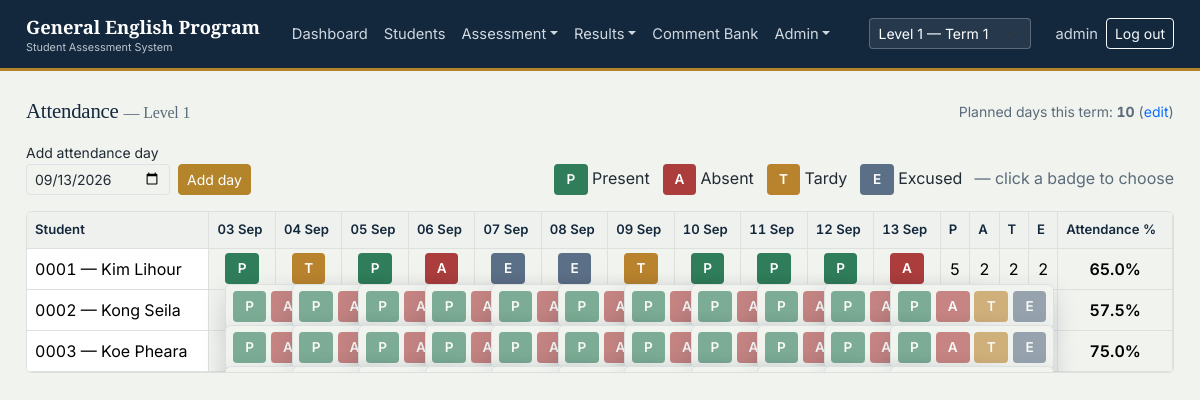
Page /attendance/ (signed in) on the committed database.
### gep/models.py (models this page shows, shortened)
class ClassGroup(models.Model):
    name = models.CharField(max_length=100)  # "Level 1"
    room = models.CharField(max_length=50, blank=True)
    term = models.ForeignKey(Term, related_name='classes', on_delete=models.CASCADE)
    book = models.CharField(max_length=150, blank=True)
    subject = models.CharField(max_length=100, default='GEP')
    total_class_days = models.PositiveIntegerField(default=20)
    class Meta:
        ordering = ['term', 'name']

class Enrollment(models.Model):
    STATUS_CHOICES = [('Active', 'Active'), ('Inactive', 'Inactive')]
    student = models.ForeignKey(StudentProfile, related_name='enrollments', on_delete=models.CASCADE)
    class_group = models.ForeignKey(ClassGroup, related_name='enrollments', on_delete=models.CASCADE)
    course = models.CharField(max_length=50, default='GEP')
    status = models.CharField(max_length=10, choices=STATUS_CHOICES, default='Active')
    class Meta:
        unique_together = ('student', 'class_group')
        ordering = ['class_group', 'student__student_code']

class StudentProfile(models.Model):
    GENDER_CHOICES = [('M', 'Male'), ('F', 'Female')]
    student_code = models.CharField(max_length=10, unique=True, editable=False, blank=True)
    khmer_name = models.CharField(max_length=150, blank=True)
    english_name = models.CharField(max_length=150)
    gender = models.CharField(max_length=1, choices=GENDER_CHOICES)
    date_of_birth = models.DateField(null=True, blank=True)
    phone = models.CharField(max_length=30, blank=True)
    email = models.EmailField(blank=True)
    class Meta:
        ordering = ['student_code']

class AttendanceRecord(models.Model):
    PRESENT = 'Present'
    ABSENT = 'Absent'
    TARDY = 'Tardy'
    EXCUSED = 'Excused'
    STATUS_CHOICES = [
        (PRESENT, 'Present'),
        (ABSENT, 'Absent'),
        (TARDY, 'Tardy'),
        (EXCUSED, 'Excused'),
    ]
    enrollment = models.ForeignKey(Enrollment, related_name='attendance_records', on_delete=models.CASCADE)
    date = models.DateField()
    status = models.CharField(max_length=10, choices=STATUS_CHOICES, default=PRESENT)
    class Meta:
        unique_together = ('enrollment', 'date')
        ordering = ['date']

### gep/views.py (the view)
# urls.py: path('attendance/', views.attendance, name='attendance'),
@class_scoped
def attendance(request):
    cls = request.current_class
    dates, rows = [], []
    if cls:
        dates = list(
            AttendanceRecord.objects.filter(enrollment__class_group=cls)
            .values_list('date', flat=True).distinct().order_by('date')
        )
        enrollments = Enrollment.objects.filter(class_group=cls, status='Active').select_related('student')
        records = {
            (r.enrollment_id, r.date): r
            for r in AttendanceRecord.objects.filter(enrollment__class_group=cls)
        }
        for e in enrollments:
            counts = {'Present': 0, 'Absent': 0, 'Tardy': 0, 'Excused': 0}
            cells = []
            for d in dates:
                rec = records.get((e.id, d))
                if rec:
                    counts[rec.status] += 1
                cells.append({'date': d, 'record': rec, 'enrollment': e})
            penalty = counts['Absent'] * Decimal('1.0') + counts['Excused'] * Decimal('0.5') + counts['Tardy'] * Decimal('0.25')
            total_days = cls.total_class_days or 1
            pct = max(Decimal('0'), (Decimal(total_days) - penalty) / Decimal(total_days) * 100)
            rows.append({'enrollment': e, 'cells': cells, 'counts': counts, 'pct': round(pct, 1)})
    context = {
        'current_class': cls,
        'allowed_classes': request.allowed_classes,
        'dates': dates,
        'rows': rows,
        'today': date.today().isoformat(),
        'base_template': base_template(request),
    }
    return render(request, 'gep/attendance.html', context)

### gep/mixins.py (called while the page is built)
def get_allowed_classes(user):
    if user.is_superuser:
        return ClassGroup.objects.all()
    teacher = getattr(user, 'teacher', None)
    if not teacher:
        return ClassGroup.objects.none()
    return teacher.classes.all()

def resolve_current_class(request):
    allowed = get_allowed_classes(request.user)
    class_id = request.GET.get('class_id') or request.session.get('current_class_id')
    cls = None
    if class_id:
        cls = allowed.filter(pk=class_id).first()
        if not cls and not request.user.is_superuser:
            raise PermissionDenied("You are not assigned to this class.")
    if not cls:
        cls = allowed.first()
    if cls:
        request.session['current_class_id'] = cls.pk
    return cls, allowed

def class_scoped(view_func):
    @wraps(view_func)
    @login_required
    def wrapper(request, *args, **kwargs):
        request.current_class, request.allowed_classes = resolve_current_class(request)
        return view_func(request, *args, **kwargs)
    return wrapper

### gep/views.py (called while the page is built)
def base_template(request):
    return 'gep/_partial_base.html' if getattr(request, 'htmx', False) else 'gep/base.html'

### gep/templates/gep/attendance.html (shortened to what this page needs)
{% extends base_template %}
{% block content %}
<div class="d-flex justify-content-between align-items-center mb-3 flex-wrap gap-2">
  <h2 class="font-serif mb-0" style="font-size:1.3rem;">
    Attendance {% if current_class %}<span class="text-slate fs-6">— {{ current_class.name }}</span>{% endif %}
  </h2>
  {% if current_class %}
  <span class="text-slate small">
    Planned days this term: <strong>{{ current_class.total_class_days }}</strong>
    {% if user.is_superuser %}(<a href="{% url 'classgroup-update' current_class.pk %}">edit</a>){% endif %}
  </span>
  {% endif %}
</div>
{% if not current_class %}
<div class="sheet">No class available yet.</div>
{% else %}
<form method="post" action="{% url 'attendance-add-date' %}?class_id={{ current_class.pk }}" class="row g-2 align-items-end mb-3">
  <div class="col-auto">
    <label class="form-label small mb-0">Add attendance day</label>
    <input type="date" name="date" class="form-control form-control-sm" value="{{ today }}">
  </div>
  <div class="col-auto">
    <button type="submit" class="btn btn-accent btn-sm">Add day</button>
  </div>
  <div class="col-auto ms-auto">
    <span class="att-badge att-present">P</span> Present &nbsp;
    <span class="att-badge att-absent">A</span> Absent &nbsp;
    <span class="att-badge att-tardy">T</span> Tardy &nbsp;
    <span class="att-badge att-excused">E</span> Excused
    <span class="text-slate ms-2">— click a badge to choose</span>
  </div>
</form>
<div class="grid-wrap">
<table class="table gradebook mb-0">
  <thead>
    <tr>
      <th class="name-col">Student</th>
      {% for d in dates %}<th>{{ d|date:"d M" }}</th>{% endfor %}
      <th>P</th><th>A</th><th>T</th><th>E</th><th>Attendance %</th>
    </tr>
  </thead>
  <tbody>
    {% for row in rows %}
    <tr>
      <td class="name-col">{{ row.enrollment.student.student_code }} — {{ row.enrollment.student.english_name }}</td>
      {% for cell in row.cells %}
        {% include 'gep/_attendance_cell.html' with enrollment=cell.enrollment date=cell.date record=cell.record %}
      {% endfor %}
      <td class="text-center">{{ row.counts.Present }}</td>
      <td class="text-center">{{ row.counts.Absent }}</td>
      <td class="text-center">{{ row.counts.Tardy }}</td>
      <td class="text-center">{{ row.counts.Excused }}</td>
      <td class="text-center fw-semibold">{{ row.pct }}%</td>
    </tr>
    {% empty %}
    <tr><td class="text-slate">No active students in this class yet.</td></tr>
    {% endfor %}
  </tbody>
</table>
</div>
{% endif %}
{% endblock %}

### gep/templates/gep/base.html (shortened to what this page needs)
{% load static %}<!DOCTYPE html>
<html lang="en">
<head>
<link rel="stylesheet" href="https://cdn.jsdelivr.net/npm/bootstrap@5.3.3/dist/css/bootstrap.min.css">
<link rel="stylesheet" href="https://cdn.jsdelivr.net/npm/bootstrap-icons@1.11.3/font/bootstrap-icons.css">
<link rel="stylesheet" href="{% static 'gep/css/custom.css' %}">
</head>
<body>
{% if user.is_authenticated %}
<nav class="navbar navbar-expand-lg gep-navbar" aria-label="Main navigation">
  <div class="gep-shell d-flex align-items-center w-100 py-0">
    <a class="navbar-brand me-4" href="{% url 'dashboard' %}">
      General English Program
      <small>Student Assessment System</small>
    </a>
    <div class="collapse navbar-collapse" id="navMain">
      <ul class="navbar-nav me-auto">
        <li class="nav-item"><a class="nav-link {% if request.resolver_match.url_name == 'dashboard' %}active{% endif %}" href="{% url 'dashboard' %}">Dashboard</a></li>
        <li class="nav-item"><a class="nav-link {% if request.resolver_match.url_name == 'students' %}active{% endif %}" href="{% url 'students' %}">Students</a></li>
        <li class="nav-item dropdown">
          <a class="nav-link dropdown-toggle" href="#" data-bs-toggle="dropdown">Assessment</a>
        </li>
        <li class="nav-item dropdown">
          <a class="nav-link dropdown-toggle" href="#" data-bs-toggle="dropdown">Results</a>
        </li>
        <li class="nav-item"><a class="nav-link" href="{% url 'comment-bank' %}">Comment Bank</a></li>
        {% if user.is_superuser %}
        <li class="nav-item dropdown">
          <a class="nav-link dropdown-toggle" href="#" data-bs-toggle="dropdown">Admin</a>
        </li>
        {% endif %}
      </ul>
      <ul class="navbar-nav align-items-lg-center">
        {% if allowed_classes and allowed_classes.count > 1 %}
        <li class="nav-item me-lg-3 my-2 my-lg-0 class-switcher">
          {% include 'gep/_class_switcher.html' %}
        </li>
        {% endif %}
        <li class="nav-item"><span class="nav-link disabled">{{ user.get_username }}</span></li>
        <li class="nav-item">
          <form method="post" action="{% url 'logout' %}">{% csrf_token %}
            <button type="submit" class="btn btn-sm btn-outline-light">Log out</button>
          </form>
        </li>
      </ul>
    </div>
  </div>
</nav>
{% endif %}
<div class="gep-shell">
  <div id="page-content">
    {% block content %}{% endblock %}
  </div>
</div>
</body>
</html>

### gep/templates/gep/_attendance_cell.html
<td class="text-center p-1">
  <div class="dropdown att-dropdown">
    <button type="button"
            class="att-badge att-{{ record.status|lower }}"
            data-bs-toggle="dropdown" aria-expanded="false"
            title="{{ record.status }} — click to change">{{ record.status|slice:":1" }}</button>
    <ul class="dropdown-menu att-picker">
      <li>
        <button type="button" class="att-badge att-present att-picker-btn" title="Present"
                hx-post="{% url 'attendance-set' enrollment.id date|date:'Y-m-d' 'Present' %}"
                hx-target="closest td" hx-swap="outerHTML">P</button>
      </li>
      <li>
        <button type="button" class="att-badge att-absent att-picker-btn" title="Absent"
                hx-post="{% url 'attendance-set' enrollment.id date|date:'Y-m-d' 'Absent' %}"
                hx-target="closest td" hx-swap="outerHTML">A</button>
      </li>
      <li>
        <button type="button" class="att-badge att-tardy att-picker-btn" title="Tardy"
                hx-post="{% url 'attendance-set' enrollment.id date|date:'Y-m-d' 'Tardy' %}"
                hx-target="closest td" hx-swap="outerHTML">T</button>
      </li>
      <li>
        <button type="button" class="att-badge att-excused att-picker-btn" title="Excused"
                hx-post="{% url 'attendance-set' enrollment.id date|date:'Y-m-d' 'Excused' %}"
                hx-target="closest td" hx-swap="outerHTML">E</button>
      </li>
    </ul>
  </div>
</td>

### gep/static/gep/css/custom.css (style rules this page uses)
:root { --ink: #14283d; --ink-soft: #1f3b57; --steel: #3d5a73; --brass: #b3842a; --brass-deep: #8f6a20; --paper: #f1f3ef; --surface: #ffffff; --slate: #5b6b7a; --line: #dce1e0; --good: #2f7d5a; --good-bg: #e7f2ec; --warn: #b9832e; --warn-bg: #faf1e2; --bad: #ab3d3d; --bad-bg: #f7e9e9; --excused: #5b6f86; --excused-bg: #eaeef2; --bs-primary: var(--ink); --bs-primary-rgb: 20, 40, 61; --bs-link-color: var(--ink-soft); --bs-link-hover-color: var(--brass-deep); --bs-body-bg: var(--paper); --bs-body-color: #212b33; --bs-border-radius: 0.35rem; --bs-border-radius-sm: 0.25rem; --bs-border-radius-lg: 0.45rem; --bs-font-sans-serif: 'Inter', 'Noto Sans Khmer', -apple-system, sans-serif; }
body { font-family: var(--bs-font-sans-serif); background-color: var(--paper); font-variant-numeric: tabular-nums; }
h1, h2, h3, h4, .font-serif { font-family: 'Source Serif 4', Georgia, serif; color: var(--ink); letter-spacing: -0.01em; }
a { text-decoration: none; }
.gep-navbar { background: var(--ink); border-bottom: 3px solid var(--brass); }
.gep-navbar .navbar-brand { font-family: 'Source Serif 4', Georgia, serif; font-weight: 600; font-size: 1.15rem; color: #fff; }
.gep-navbar .navbar-brand small { display: block; font-family: var(--bs-font-sans-serif); font-size: 0.68rem; color: #b9c3cd; font-weight: 400; margin-top: -2px; }
.gep-navbar .nav-link { color: #cfd8e0; font-size: 0.92rem; padding-top: 0.65rem; padding-bottom: 0.65rem; }
.gep-shell { max-width: 1180px; margin: 0 auto; padding: 1.75rem 1rem 3rem; }
.btn-accent { background-color: var(--brass); border-color: var(--brass); color: #fff; }
.grid-wrap { overflow-x: auto; border: 1px solid var(--line); border-radius: var(--bs-border-radius); background: var(--surface); }
table.gradebook { margin-bottom: 0; border-collapse: separate; border-spacing: 0; }
table.gradebook th, table.gradebook td { vertical-align: middle; white-space: nowrap; border-bottom: 1px solid var(--line); border-right: 1px solid var(--line); }
table.gradebook thead th { background: #eef1ed; color: var(--ink); font-weight: 600; font-size: 0.82rem; position: sticky; top: 0; z-index: 2; }
table.gradebook td.name-col, table.gradebook th.name-col { position: sticky; left: 0; background: var(--surface); z-index: 1; text-align: left; white-space: normal; min-width: 170px; }
table.gradebook thead th.name-col { z-index: 3; background: #eef1ed; }
.att-badge { display: inline-flex; align-items: center; justify-content: center; width: 2.1rem; height: 1.9rem; border: none; border-radius: var(--bs-border-radius-sm); font-weight: 600; font-size: 0.85rem; color: #fff; }
.att-present { background-color: var(--good); }
.att-absent { background-color: var(--bad); }
.att-tardy { background-color: var(--warn); }
.att-excused { background-color: var(--excused); }
.att-dropdown { display: inline-block; }
.att-dropdown .att-badge { cursor: pointer; border: 2px solid transparent; }
.dropdown-menu.att-picker { display: flex; gap: 0.3rem; min-width: auto; padding: 0.4rem; border: 1px solid var(--line); border-radius: var(--bs-border-radius); box-shadow: 0 10px 24px rgba(20, 40, 61, 0.18); }
.att-picker li { list-style: none; }
.att-picker-btn { opacity: 0.6; transition: opacity 0.12s ease, transform 0.12s ease; }
.text-slate { color: var(--slate); }

### rows in the picture
ClassGroup: name "Level 1", total_class_days "10"
Enrollment: enrollment.student.student_code "0001", enrollment.student.english_name "Kim Lihour", counts.Present "5", counts.Absent "2", counts.Tardy "2", counts.Excused "2", pct "65.0"
AttendanceRecord: status "P"
AttendanceRecord: status "T"
AttendanceRecord: status "P"
AttendanceRecord: status "A"
AttendanceRecord: status "E"
AttendanceRecord: status "E"
AttendanceRecord: status "T"
AttendanceRecord: status "P"
AttendanceRecord: status "P"
AttendanceRecord: status "P"
AttendanceRecord: status "A"
Enrollment: enrollment.student.student_code "0002", enrollment.student.english_name "Kong Seila", pct "57.5"
Enrollment: enrollment.student.student_code "0003", enrollment.student.english_name "Koe Pheara", pct "75.0"

### other values in the picture
{{ user.get_username }} "admin"
{{ d|date:"d M" }} "03 Sep" "04 Sep" "05 Sep" "06 Sep" "07 Sep" "08 Sep" "09 Sep" "10 Sep" "11 Sep" "12 Sep" "13 Sep"
form field class_id "Level 1 — Term 1"
